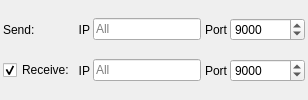
            <widget class="QWidget" name="tabUDP">
             <attribute name="title">
              <string>UDP</string>
             </attribute>
             <layout class="QGridLayout" name="gridLayout_3" columnstretch="0,0,1,0,0">
              <property name="leftMargin">
               <number>3</number>
              </property>
              <property name="topMargin">
               <number>3</number>
              </property>
              <property name="rightMargin">
               <number>3</number>
              </property>
              <property name="bottomMargin">
               <number>3</number>
              </property>
              <property name="spacing">
               <number>3</number>
              </property>
              <item row="2" column="1">
               <widget class="QLabel" name="label_10">
                <property name="text">
                 <string>IP</string>
                </property>
                <property name="alignment">
                 <set>Qt::AlignRight|Qt::AlignTrailing|Qt::AlignVCenter</set>
                </property>
               </widget>
              </item>
              <item row="1" column="3">
               <widget class="QLabel" name="label_6">
                <property name="text">
                 <string>Port</string>
                </property>
                <property name="alignment">
                 <set>Qt::AlignRight|Qt::AlignTrailing|Qt::AlignVCenter</set>
                </property>
               </widget>
              </item>
              <item row="2" column="4">
               <widget class="QSpinBox" name="sbUdpPortBind">
                <property name="sizePolicy">
                 <sizepolicy hsizetype="Minimum" vsizetype="Fixed">
                  <horstretch>0</horstretch>
                  <verstretch>0</verstretch>
                 </sizepolicy>
                </property>
                <property name="minimumSize">
                 <size>
                  <width>75</width>
                  <height>20</height>
                 </size>
                </property>
                <property name="toolTip">
                 <string extracomment="Порт прослушки">Bind port</string>
                </property>
                <property name="styleSheet">
                 <string notr="true"/>
                </property>
                <property name="maximum">
                 <number>99999</number>
                </property>
                <property name="value">
                 <number>9000</number>
                </property>
               </widget>
              </item>
              <item row="1" column="2">
               <widget class="QLineEdit" name="leUdpIP">
                <property name="sizePolicy">
                 <sizepolicy hsizetype="Preferred" vsizetype="Fixed">
                  <horstretch>0</horstretch>
                  <verstretch>0</verstretch>
                 </sizepolicy>
                </property>
                <property name="maximumSize">
                 <size>
                  <width>16777215</width>
                  <height>16777215</height>
                 </size>
                </property>
                <property name="toolTip">
                 <string extracomment="Адрес приемника">Receiver IP</string>
                </property>
                <property name="text">
                 <string/>
                </property>
                <property name="placeholderText">
                 <string>All</string>
                </property>
               </widget>
              </item>
              <item row="2" column="0">
               <widget class="QCheckBox" name="cbUseUdpBind">
                <property name="sizePolicy">
                 <sizepolicy hsizetype="Maximum" vsizetype="Fixed">
                  <horstretch>0</horstretch>
                  <verstretch>0</verstretch>
                 </sizepolicy>
                </property>
                <property name="toolTip">
                 <string>Прослушивать порт</string>
                </property>
                <property name="text">
                 <string extracomment="Прием">Receive:</string>
                </property>
                <property name="checked">
                 <bool>true</bool>
                </property>
               </widget>
              </item>
              <item row="1" column="4">
               <widget class="QSpinBox" name="sbUdpPort">
                <property name="sizePolicy">
                 <sizepolicy hsizetype="Minimum" vsizetype="Fixed">
                  <horstretch>0</horstretch>
                  <verstretch>0</verstretch>
                 </sizepolicy>
                </property>
                <property name="minimumSize">
                 <size>
                  <width>75</width>
                  <height>20</height>
                 </size>
                </property>
                <property name="toolTip">
                 <string extracomment="Порт приемника">Receiver port</string>
                </property>
                <property name="styleSheet">
                 <string notr="true"/>
                </property>
                <property name="maximum">
                 <number>99999</number>
                </property>
                <property name="value">
                 <number>9000</number>
                </property>
               </widget>
              </item>
              <item row="2" column="2">
               <widget class="QLineEdit" name="leUdpIPBind">
                <property name="sizePolicy">
                 <sizepolicy hsizetype="Preferred" vsizetype="Fixed">
                  <horstretch>0</horstretch>
                  <verstretch>0</verstretch>
                 </sizepolicy>
                </property>
                <property name="maximumSize">
                 <size>
                  <width>16777215</width>
                  <height>16777215</height>
                 </size>
                </property>
                <property name="toolTip">
                 <string extracomment="Адрес сервера">Server IP</string>
                </property>
                <property name="text">
                 <string/>
                </property>
                <property name="placeholderText">
                 <string>All</string>
                </property>
               </widget>
              </item>
              <item row="2" column="3">
               <widget class="QLabel" name="label_7">
                <property name="text">
                 <string>Port</string>
                </property>
                <property name="alignment">
                 <set>Qt::AlignRight|Qt::AlignTrailing|Qt::AlignVCenter</set>
                </property>
               </widget>
              </item>
              <item row="1" column="0">
               <widget class="QLabel" name="label_9">
                <property name="text">
                 <string extracomment="Отправка: IP">Send:</string>
                </property>
                <property name="alignment">
                 <set>Qt::AlignLeading|Qt::AlignLeft|Qt::AlignVCenter</set>
                </property>
               </widget>
              </item>
              <item row="1" column="1">
               <widget class="QLabel" name="label_11">
                <property name="text">
                 <string extracomment="Отправка: IP">IP</string>
                </property>
                <property name="alignment">
                 <set>Qt::AlignRight|Qt::AlignTrailing|Qt::AlignVCenter</set>
                </property>
               </widget>
              </item>
             </layout>
            </widget>
